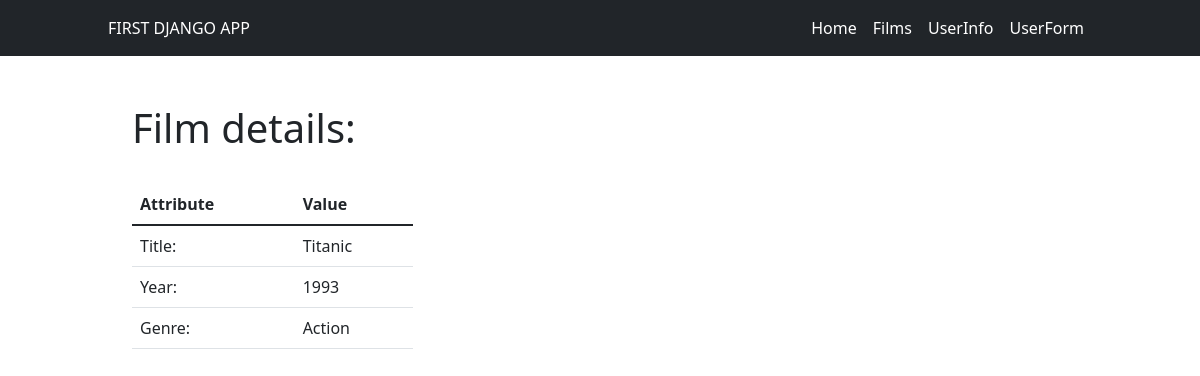
The app's page /films/1/details with its own data.
### films/models.py (models this page shows, shortened)
class Film(models.Model):
    title = models.CharField(max_length=200)
    year = models.PositiveIntegerField()
    genre = models.ForeignKey(Genre, on_delete=models.CASCADE)

class Genre(models.Model):
    name = models.CharField(max_length=150)
    def __str__(self):
        return self.name

### films/views.py (the view)
# urls.py: path('<int:id>/details', views.details, name='details')
def details(request, id):
    film = Film.objects.get(id=id)
    context = {'film': film}
    return render(request, 'films/details.html', context)

### films/templates/films/details.html
{% extends 'base.html' %}
{% block content %}
<h1>Film details:</h1>
<br>
<table class="table" style="width: 30%">
  <thead>
    <tr>
      <th scope="col">Attribute</th>
      <th scope="col">Value</th>
    </tr>
  </thead>
  <tbody>
    <tr>
      <td scope="row">Title:</td>
      <td class="text-dark">{{film.title}}</td>
    </tr>
    <tr>
      <td scope="row">Year:</td>
      <td>{{film.year}}</td>
    </tr>
    <tr>
      <td>Genre:</td>
      <td>{{film.genre}}</td>
    </tr>
  </tbody>
</table>
{% endblock  %}

### records on screen
Film: title "Titanic", year "1993", genre "Action"
